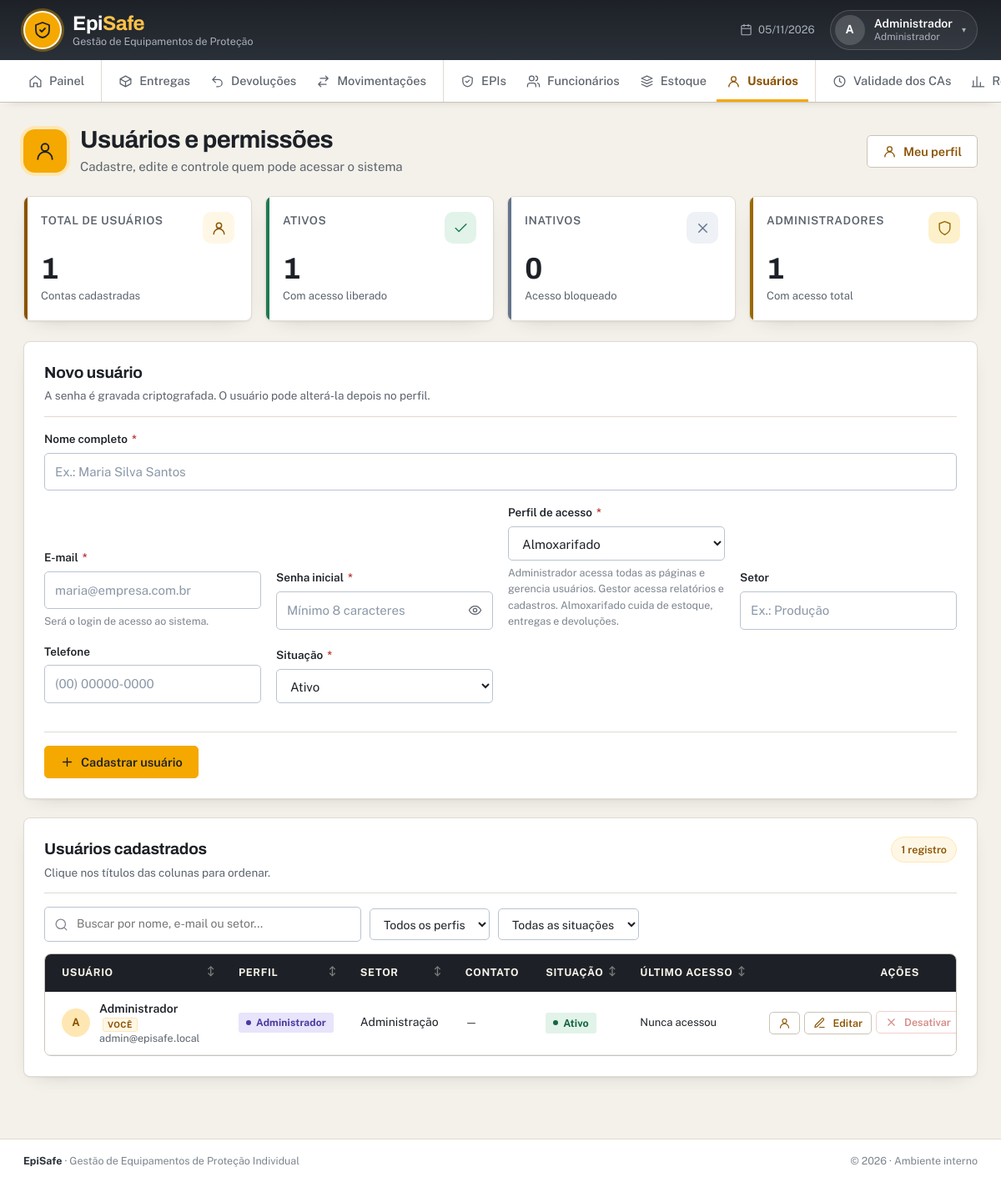
/usuarios.php (signed in), run on the app's committed database.
### tables this page shows
CREATE TABLE IF NOT EXISTS usuarios (
    id            INT AUTO_INCREMENT PRIMARY KEY,
    nome          VARCHAR(100) NOT NULL,
    email         VARCHAR(100) NOT NULL,
    senha         VARCHAR(255) NOT NULL,
    tipo_acesso   ENUM('Administrador', 'Almoxarifado', 'Gestor')
                  NOT NULL DEFAULT 'Almoxarifado',
    funcao        VARCHAR(20) NOT NULL,
    setor         VARCHAR(100) DEFAULT NULL,
    telefone      VARCHAR(20) DEFAULT NULL,
    status        VARCHAR(20) NOT NULL DEFAULT 'Ativo',
    ultimo_acesso DATETIME DEFAULT NULL,
    ultimo_ip     VARCHAR(45) DEFAULT NULL,
    criado_em     DATETIME NOT NULL DEFAULT CURRENT_TIMESTAMP,
    UNIQUE KEY uq_usuarios_email (email),
    KEY idx_usuarios_status (status),
    KEY idx_usuarios_tipo (tipo_acesso)
);

### usuarios.php (the view, shortened to what the rows shown need)
<?php
require_once 'conexao.php';
require_once 'funcoes.php';
require_once __DIR__ . '/layout.php';
exigir_perfil(['Administrador']);
$editando = null;
$linhas = buscar_todos($pdo, "
    SELECT id, nome, email, tipo_acesso, funcao, setor, telefone, status,
           ultimo_acesso, criado_em
      FROM usuarios
     ORDER BY (status = 'Ativo') DESC, nome
");
$total    = count($linhas);
$ativos   = count(array_filter($linhas, fn($u) => status_ativo($u['status'])));
$inativos = $total - $ativos;
$admins   = count(array_filter(
    $linhas,
    fn($u) => normalizar_perfil($u['tipo_acesso']) === 'Administrador' && status_ativo($u['status'])
));
$acoesTopo = '<a class="botao botao-sec" href="perfil.php">' . icone('perfil', 17) . ' Meu perfil</a>';
cabecalho(
    'Usuários e permissões',
    'Cadastre, edite e controle quem pode acessar o sistema',
    $acoesTopo
);
?>
<div class="stats-grid">
    <article class="stat-card green">
        <div class="stat-top">
            <span class="stat-label">Ativos</span>
            <span class="stat-icon"><?= icone('check', 19) ?></span>
        </div>
        <strong><?= $ativos ?></strong>
        <small>Com acesso liberado</small>
    </article>
    <article class="stat-card <?= $inativos > 0 ? 'orange' : 'pale' ?>">
        <div class="stat-top">
            <span class="stat-label">Inativos</span>
            <span class="stat-icon"><?= icone('x', 19) ?></span>
        </div>
        <strong><?= $inativos ?></strong>
        <small>Acesso bloqueado</small>
    </article>
    <article class="stat-card yellow">
        <div class="stat-top">
            <span class="stat-label">Administradores</span>
            <span class="stat-icon"><?= icone('escudo', 19) ?></span>
        </div>
        <strong><?= $admins ?></strong>
        <small>Com acesso total</small>
    </article>
</div>
<?php if ($editando): ?>
    <div class="content-card form-card">
        <div class="card-heading">
            <div>
                <h2>Editar usuário</h2>
                <p class="card-sub">
                    <?= h($editando['nome']) ?> · <?= h($editando['email']) ?> ·
                    cadastrado em <?= h(data_br($editando['criado_em'] ?? null)) ?>
                </p>
            </div>
            <a class="botao botao-sec botao-sm" href="usuarios.php"><?= icone('x', 15) ?> Cancelar edição</a>
        </div>
        <form method="POST" class="form-grid" autocomplete="off">
            <?= csrf_campo() ?>
            <input type="hidden" name="acao" value="atualizar">
            <input type="hidden" name="id" value="<?= (int)$editando['id'] ?>">
            <div class="campo-largo">
                <label for="edit-nome">Nome completo <span class="obrigatorio">*</span></label>
                <input id="edit-nome" name="nome" required minlength="3" maxlength="100"
                       value="<?= h($editando['nome']) ?>">
            </div>
            <div>
                <label for="edit-email">E-mail <span class="obrigatorio">*</span></label>
                <input id="edit-email" type="email" name="email" required maxlength="100"
                       value="<?= h($editando['email']) ?>">
            </div>
            <div>
                <label for="edit-senha">Nova senha</label>
                <input id="edit-senha" type="password" name="senha" minlength="8"
                       autocomplete="new-password" placeholder="Deixe em branco para manter">
                <p class="ajuda">Mínimo de 8 caracteres. Só preencha se quiser trocar.</p>
            </div>
            <div>
                <label for="edit-tipo">Perfil de acesso <span class="obrigatorio">*</span></label>
                <select id="edit-tipo" name="tipo_acesso" required>
                    <?php foreach (perfis_validos() as $perfil): ?>
                        <option value="<?= h($perfil) ?>"
                            <?= normalizar_perfil($editando['tipo_acesso']) === $perfil ? 'selected' : '' ?>>
                            <?= h(rotulo_perfil($perfil)) ?>
                        </option>
                    <?php endforeach; ?>
                </select>
            </div>
            <div>
                <label for="edit-setor">Setor</label>
                <input id="edit-setor" name="setor" maxlength="100"
                       value="<?= h($editando['setor'] ?? '') ?>">
            </div>
            <div>
                <label for="edit-telefone">Telefone</label>
                <input id="edit-telefone" name="telefone" maxlength="20"
                       placeholder="(00) 00000-0000"
                       value="<?= h($editando['telefone'] ?? '') ?>">
            </div>
            <div>
                <label for="edit-status">Situação <span class="obrigatorio">*</span></label>
                <select id="edit-status" name="status" required>
                    <option value="Ativo" <?= status_ativo($editando['status']) ? 'selected' : '' ?>>Ativo</option>
                    <option value="Inativo" <?= !status_ativo($editando['status']) ? 'selected' : '' ?>>Inativo</option>
                </select>
            </div>
            <div class="campo-largo form-actions">
                <button class="botao" type="submit"><?= icone('salvar', 17) ?> Salvar alterações</button>
                <a class="botao botao-sec" href="perfil.php?id=<?= (int)$editando['id'] ?>"><?= icone('perfil', 17) ?> Ver perfil</a>
                <a class="botao botao-ghost" href="usuarios.php">Cancelar</a>
            </div>
        </form>
    </div>
<?php else: ?>
    <div class="content-card form-card">
        <div class="card-heading">
            <div>
                <h2>Novo usuário</h2>
            </div>
        </div>
    </div>
<?php endif; ?>
<div class="content-card">
    <div class="card-heading">
        <div>
            <h2>Usuários cadastrados</h2>
        </div>
    </div>
    <div class="table-wrap">
        <table id="tabela-usuarios" data-table>
            <thead>
                <tr>
                    <th data-sort="texto">Usuário</th>
                    <th data-sort="texto">Perfil</th>
                    <th data-sort="texto">Setor</th>
                    <th>Contato</th>
                    <th data-sort="texto">Situação</th>
                    <th data-sort="texto">Último acesso</th>
                    <th class="center">Ações</th>
                </tr>
            </thead>
            <tbody>
                <?php if (!$linhas): ?>
                    <tr>
                        <td colspan="7">
                            <div class="empty-state compact">
                                <span class="empty-icon"><?= icone('usuarios', 24) ?></span>
                                <strong>Nenhum usuário cadastrado</strong>
                                <p>Use o formulário acima para criar o primeiro acesso.</p>
                            </div>
                        </td>
                    </tr>
                <?php else: ?>
                    <?php foreach ($linhas as $u): ?>
                        <?php
                        $perfil   = normalizar_perfil($u['tipo_acesso']);
                        $ativo    = status_ativo($u['status']);
                        $inicial  = mb_strtoupper(mb_substr((string)$u['nome'], 0, 1));
                        ?>
                        <tr data-row
                            data-perfil="<?= h($perfil) ?>"
                            data-status="<?= h($ativo ? 'Ativo' : 'Inativo') ?>">
                            <td>
                                <div class="cell-user">
                                    <span class="avatar avatar-azul"><?= h($inicial) ?></span>
                                    <span>
                                        <strong>
                                            <?= h($u['nome']) ?>
                                            <?php if ((int)$u['id'] === usuario_id()): ?>
                                                <span class="mini-tag">você</span>
                                            <?php endif; ?>
                                        </strong>
                                        <small><?= h($u['email']) ?></small>
                                    </span>
                                </div>
                            </td>
                            <td>
                                <span class="chip <?= classe_perfil($perfil) ?>"><?= h(rotulo_perfil($perfil)) ?></span>
                            </td>
                            <td><?= h($u['setor'] ?: '—') ?></td>
                            <td class="cell-muted"><?= h($u['telefone'] ?: '—') ?></td>
                            <td>
                                <span class="status <?= $ativo ? 'status-ok' : 'status-alerta' ?>">
                                    <?= h($ativo ? 'Ativo' : 'Inativo') ?>
                                </span>
                            </td>
                            <td class="cell-muted">
                                <?php if (!empty($u['ultimo_acesso'])): ?>
                                    <?= h(data_br($u['ultimo_acesso'], true)) ?>
                                <?php else: ?>
                                    Nunca acessou
                                <?php endif; ?>
                            </td>
                            <td>
                                <div class="acoes">
                                    <a class="botao botao-sec" href="perfil.php?id=<?= (int)$u['id'] ?>"
                                       title="Ver perfil de <?= h($u['nome']) ?>" aria-label="Ver perfil de <?= h($u['nome']) ?>">
                                        <?= icone('perfil', 15) ?>
                                    </a>
                                    <a class="botao botao-sec" href="usuarios.php?editar=<?= (int)$u['id'] ?>"
                                       title="Editar usuário"><?= icone('editar', 15) ?> Editar</a>
                                    <form method="POST" data-confirm="Alternar a situação de <?= h($u['nome']) ?>?">
                                        <button type="submit"
                                                class="botao <?= $ativo ? 'botao-perigo' : 'botao-sucesso' ?>"
                                                <?= (int)$u['id'] === usuario_id() ? 'disabled title="Você não pode desativar a própria conta"' : '' ?>>
                                            <?= $ativo ? icone('x', 15) . ' Desativar' : icone('check', 15) . ' Ativar' ?>
                                        </button>
                                    </form>
                                </div>
                            </td>
                        </tr>
                    <?php endforeach; ?>
                <?php endif; ?>
            </tbody>
        </table>
    </div>
</div>
<?php rodape(); ?>

### layout.php (shortened to what the rows shown need)
<?php
require_once __DIR__ . '/auth.php';
function icone(string $nome, int $tamanho = 18): string
{
    $d = $caminhos[$nome] ?? '';
    return '<svg class="icone" viewBox="0 0 24 24" width="' . $tamanho . '" height="' . $tamanho . '" '
        . 'fill="none" stroke="currentColor" stroke-width="1.8" stroke-linecap="round" '
        . 'stroke-linejoin="round" aria-hidden="true" focusable="false"><path d="' . $d . '"/></svg>';
}
function cabecalho(string $titulo, string $descricao = '', string $acoes = ''): void
{
    echo '<!DOCTYPE html><html lang="pt-BR"><head>';
    echo '</head><body class="app-body">';
    echo '<div class="app-shell">';
    echo '<main class="main-content" id="conteudo">';
    echo '<section class="page-heading">';
    echo '<div class="page-heading-main">';
    echo '<div class="page-heading-text">';
    echo '<h1>' . h($titulo) . '</h1>';
    echo '</div></div>';
    echo '</section>';
}
function rodape(): void
{
    echo '</main>';
    echo '</div>';
    echo '</body></html>';
}

### data on the page
usuarios: status "1", status "0", admins "1", nome "A", nome "Administrador", shows "VOCÊ", email "admin@episafe.local", tipo_acesso "Administrador", setor "Administração", telefone "—", status "Ativo", shows "Nunca acessou", $tamanho 15 (drawn)

### other printed values
$inicial "A"
$usuario['nome'] "Administrador"
rotulo_perfil($perfil) "Administrador"
$info[0] "Painel"
$info[0] "Entregas"
$info[0] "Devoluções"
$info[0] "Movimentações"
$info[0] "EPIs"
$info[0] "Funcionários"
$info[0] "Estoque"
$info[0] "Usuários"
$info[0] "Validade dos CAs"
$titulo "Usuários e permissões"
$descricao "Cadastre, edite e controle quem pode acessar o sistema"
$total "1"
